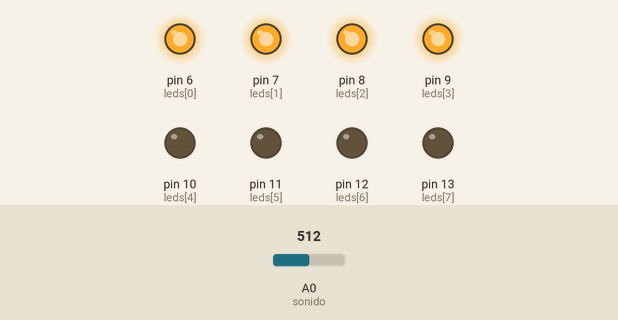
Simulated run of this sketch. Board: Arduino Uno, built with avr-gcc and run on an emulated ATmega328P. Parts: output pins drawn as LEDs (lit = HIGH). The inputs (shaded band) are chosen by the test bench; at power-on: A0 (sonido) = 512. What the sketch prints to the serial monitor is not drawn.

Above: at 1.2 s.
1.3 s: A0 (sonido) set to 633
2.8 s: A0 (sonido) set to 653
At 4.1 s:
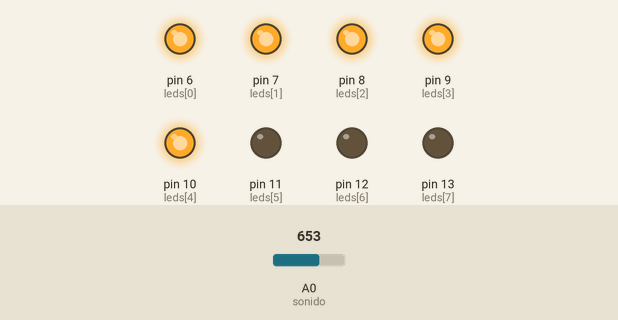
4.4 s: A0 (sonido) set to 511
At 5.8 s:
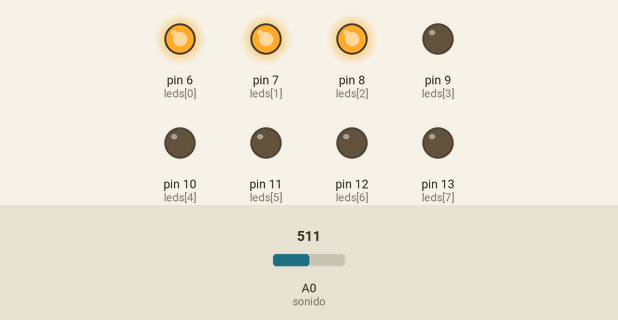
6.3 s: A0 (sonido) set to 396
7.8 s: A0 (sonido) set to 365
At 8.5 s:
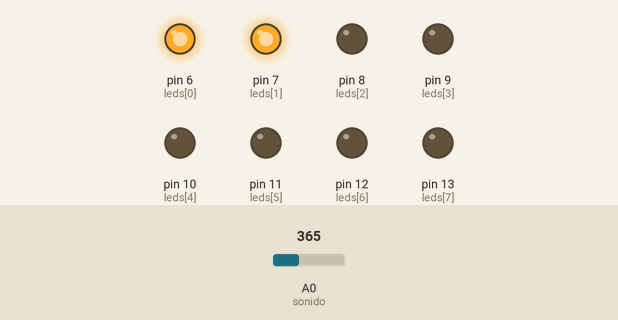
9.6 s: A0 (sonido) set to 274
11.1 s: A0 (sonido) set to 247
At 12.2 s:
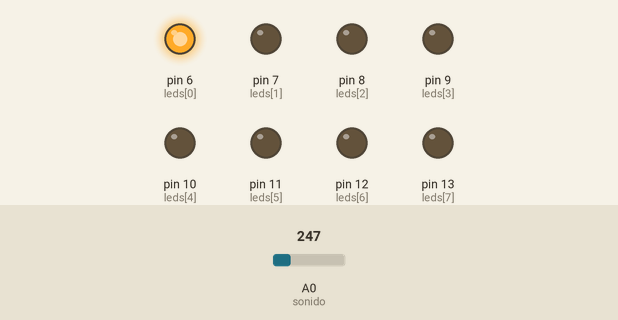
Timing chart, 0 to 13.9 s (numbered marks = the images above; inputs shaded):
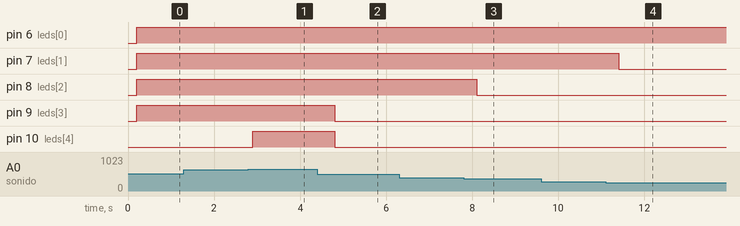

Measured:
- the behaviour switches between 639 and 640 on A0 (sonido) (found by bisection; images 0 and 1)
- the behaviour switches between 384 and 383 on A0 (sonido) (found by bisection; images 2 and 3)
- the behaviour switches between 256 and 255 on A0 (sonido) (found by bisection; images 3 and 4)
- after the input at 1.3 s, every drawn part: stays the same
- after the input at 2.8 s, pin 10 (leds[4]): LOW → HIGH after 0.10 s
- after the input at 4.4 s, pin 9 (leds[3]), pin 10 (leds[4]): HIGH → LOW after 0.40 s
- after the input at 6.3 s, every drawn part: stays the same
- after the input at 7.8 s, pin 8 (leds[2]): HIGH → LOW after 0.31 s
- after the input at 9.6 s, every drawn part: stays the same
- after the input at 11.1 s, pin 7 (leds[1]): HIGH → LOW after 0.31 s

The sketch:

SE_Vumetro.ino
```cpp
int leds[8] = {6, 7, 8, 9, 10, 11, 12, 13};
long salida;
int sonido = A0;
int i;

void setup()
{
  for (i = 0; i < 8; i++)
  {
    pinMode(leds[i], OUTPUT);
  }
  Serial.begin(9600);
  Serial.setTimeout(100);
}
String valor;
int v;
int estado = 0;
void loop()
{
  switch (estado)
  {
    case 0:
      Serial.println("Gire el potenciometro");
      estado++;
      break;
    case 1:
      salida = map(analogRead(sonido), 0, 1023, 0, 8);
      estado++;
      break;
    case 2:
      for (i = 0; i <salida; i++)
      {
        digitalWrite(leds[i], 1);
      }
      estado++;
      break;
    case 3:
      for (i = salida; i < 8; i++)
      {
        digitalWrite(leds[i], 0);
      }
      estado = 1; // ya que la lectura será infinita
      break;
  }
  delay(100);
}
```
